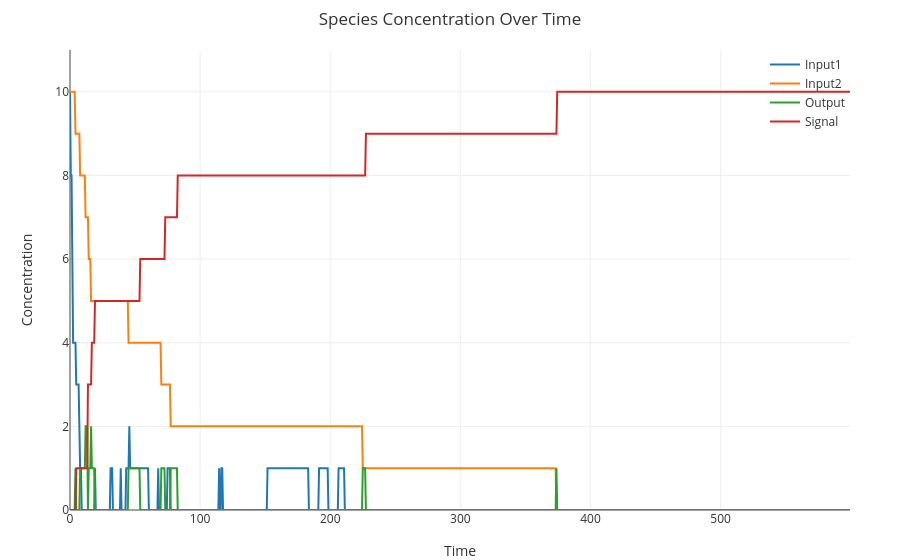

The notebook cell this image was saved under:
### Code cell
%reset
directive simulation {
  final=600; 
  plots=[Input1();Input2();Output();Signal()];
}
directive stochastic {scale = 1}
directive simulator cme
directive parameters [k=0.003;u=0.1]
directive compilation infinite
dom tb = {bind=k;unbind=u;colour="red"}
dom tx = {bind=k;unbind=u;colour="green"}
dom to = {bind=k;unbind=u;colour="blue"}
def Input1() = <tb^ b>
def Input2() = <tx^ x>
def Output() = <x to^>
def Join() = {tb^*}[b tx^]:[x to^]
def Reporter() = <fl^>[x]{to^*}
def Signal() = <fl^ x>
( 10 Input1()
| 10 Input2()
| 0 Output()
| 100 Join()
| 100 Reporter()
| 0 Signal()
)

### Figure 1 — Plotly figure (JSON) as saved in the notebook; plotly's stock layout.template omitted (floating-point values rounded to 4 significant figures; data arrays with more than 128 entries replaced by an {"elided": "..."} marker saying what was removed)
{"data": [{"line": {"width": 2}, "mode": "lines", "name": "Input1", "x": {"elided": "1000 float values"}, "y": {"elided": "1000 int values"}}, {"line": {"width": 2}, "mode": "lines", "name": "Input2", "x": {"elided": "1000 float values"}, "y": {"elided": "1000 int values"}}, {"line": {"width": 2}, "mode": "lines", "name": "Output", "x": {"elided": "1000 float values"}, "y": {"elided": "1000 int values"}}, {"line": {"width": 2}, "mode": "lines", "name": "Signal", "x": {"elided": "1000 float values"}, "y": {"elided": "1000 int values"}}], "layout": {"font": {"color": "#333"}, "hovermode": "x unified", "legend": {"bgcolor": "rgba(0,0,0,0)", "x": 1, "xanchor": "right", "y": 1, "yanchor": "top"}, "margin": {"b": 50, "l": 70, "r": 50, "t": 50}, "paper_bgcolor": "rgba(0,0,0,0)", "plot_bgcolor": "rgba(0,0,0,0)", "title": "Species Concentration Over Time", "xaxis": {"range": [0, 599.4], "showgrid": true, "title": "Time"}, "yaxis": {"range": [0, 11], "showgrid": true, "title": "Concentration"}}}
